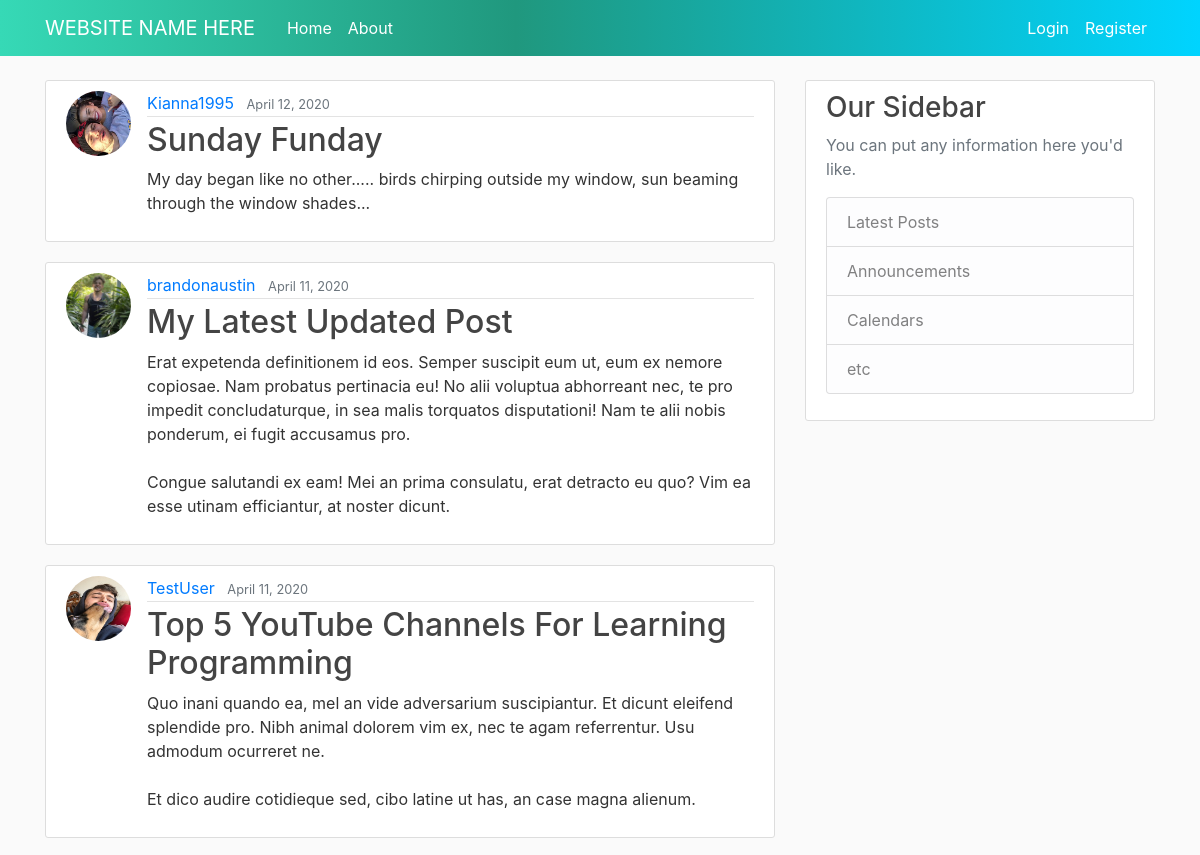
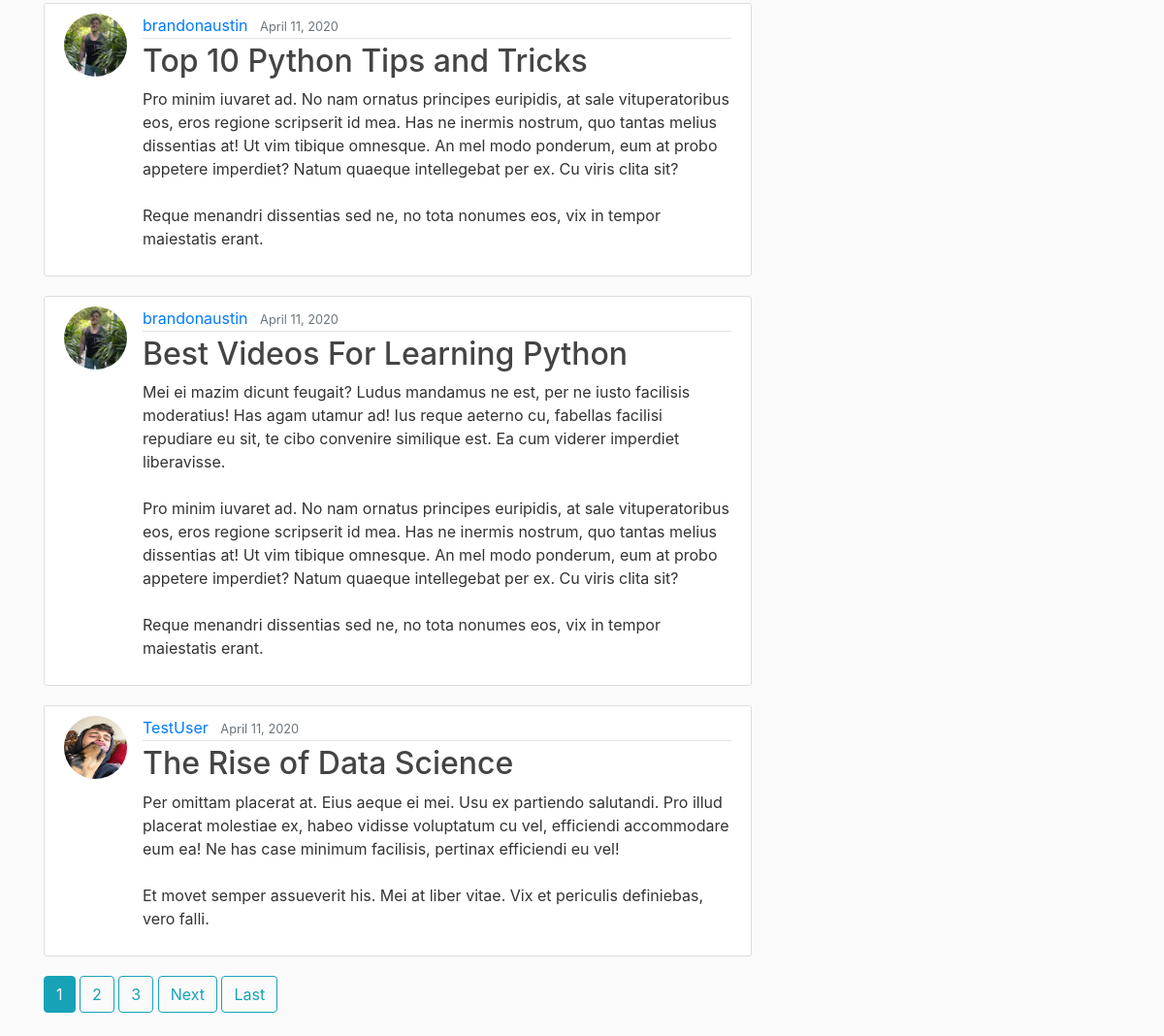
The page / on the database its author committed (2 pictures, top to bottom).
### blog/models.py (models this page shows, shortened)
class Post(models.Model):
    title = models.CharField(max_length=100)
    content = models.TextField()
    date_posted = models.DateTimeField(default=timezone.now)
    author = models.ForeignKey(User, on_delete=models.CASCADE)

### users/models.py (models this page shows, shortened)
class Profile(models.Model):
    user = models.OneToOneField(User, on_delete=models.CASCADE)
    image = models.ImageField(default="default.jpg", upload_to="profile_pics")

### blog/views.py (the view)
# urls.py: path("", PostListView.as_view(), name="blog-home"),
class PostListView(ListView):
    model = Post
    template_name = "blog/home.html"
    context_object_name = "posts"
    ordering = ["-date_posted"]
    paginate_by = 6

### blog/templates/blog/home.html (shortened to what this page needs)
{% extends "blog/base.html" %}
{% block content %}
{% for post in posts %}
<article class="media content-section">
    <img class="rounded-circle article-img" src="{{ post.author.profile.image.url }}">
    <div class="media-body">
        <div class="article-metadata">
            <a class="mr-2" href="{% url 'user-posts' post.author.username %}">{{ post.author }}</a>
            <small class="text-muted">{{ post.date_posted|date:"F d, Y" }}</small>
        </div>
        <h2><a class="article-title" href="{% url 'post-detail' post.id %}">{{ post.title }}</a></h2>
        <p class="article-content">{{ post.content }}</p>
    </div>
</article>
{% endfor %}
{% if is_paginated %}
{% for num in page_obj.paginator.page_range %}
{% if page_obj.number == num %}
<a class="btn btn-info mb-4" href="?page={{ num }}">{{ num }}</a>
{% elif num > page_obj.number|add:'-3' and num < page_obj.number|add:'3' %}
<a class="btn btn-outline-info mb-4" href="?page={{ num }}">{{ num }}</a>
{% endif %}
{% endfor %}
{% if page_obj.has_next %}
<a class="btn btn-outline-info mb-4" href="?page={{ page_obj.next_page_number }}">Next</a>
<a class="btn btn-outline-info mb-4" href="?page={{ page_obj.paginator.num_pages }}">Last</a>
{% endif %}
{% endif %}
{% endblock content %}

### blog/templates/blog/base.html (shortened to what this page needs)
{% load static %}
<!DOCTYPE html>
<html lang="en">
<head>
    <link rel="stylesheet" href="https://maxcdn.bootstrapcdn.com/bootstrap/4.0.0/css/bootstrap.min.css"
>
    <link rel="stylesheet" type="text/css" href="{% static 'blog/main.css' %}">
</head>
<body>
    <header class="site-header">
        <nav class="navbar navbar-expand-md navbar-dark bg-steel fixed-top">
            <div class="container">
                <a class="navbar-brand mr-4" href="{% url 'blog-home' %}">WEBSITE NAME HERE</a>
                <div class="collapse navbar-collapse" id="navbarToggle">
                    <div class="navbar-nav mr-auto">
                        <a class="nav-item nav-link" href="{% url 'blog-home' %}">Home</a>
                        <a class="nav-item nav-link" href="{% url 'blog-about' %}">About</a>
                    </div>
                    <div class="navbar-nav">
                        {% if user.is_authenticated %}
                        <a class="nav-item nav-link" href="{% url 'post-create' %}">New Post</a>
                        <a class="nav-item nav-link" href="{% url 'edit-profile' %}">Edit Profile</a>
                        <a class="nav-item nav-link" href="{% url 'logout' %}">Logout</a>
                        {% else %}
                        <a class="nav-item nav-link" href="{% url 'login' %}">Login</a>
                        <a class="nav-item nav-link" href="{% url 'register' %}">Register</a>
                        {% endif %}
                    </div>
                </div>
            </div>
        </nav>
    </header>
    <main role="main" class="container">
        <div class="row">
            <div class="col-md-8">
                {% block content %}{% endblock %}
            </div>
            <div class="col-md-4">
                <div class="content-section">
                    <h3>Our Sidebar</h3>
                    <p class='text-muted'>You can put any information here you'd like.
                        <ul class="list-group">
                            <li class="list-group-item list-group-item-light">Latest Posts</li>
                            <li class="list-group-item list-group-item-light">Announcements</li>
                            <li class="list-group-item list-group-item-light">Calendars</li>
                            <li class="list-group-item list-group-item-light">etc</li>
                        </ul>
                    </p>
                </div>
            </div>
        </div>
    </main>
</body>
</html>

### blog/static/blog/main.css (style rules this page uses)
body { background: #fafafa; color: #333333; margin-top: 5rem; }
h1, h2, h3, h4, h5, h6 { color: #444444; }
ul { margin: 0; }
.bg-steel { background: rgb(54, 217, 182); background: linear-gradient(90deg, rgba(54, 217, 182, 1) 0%, rgba(32, 152, 126, 1) 43%, rgba(0, 212, 255, 1) 100%);; }
.site-header .navbar-nav .nav-link { color: #ffffff; }
.content-section { background: #ffffff; padding: 10px 20px; border: 1px solid #dddddd; border-radius: 3px; margin-bottom: 20px; }
.article-title { color: #444444; }
.article-content { white-space: pre-line; }
.article-img { height: 65px; width: 65px; margin-right: 16px; }
.article-metadata { padding-bottom: 1px; margin-bottom: 4px; border-bottom: 1px solid #e3e3e3 }

### rows shown on the page
Post: author.profile.image (picture), author "Kianna1995", date_posted "April 12, 2020", title "Sunday Funday", content "My day began like no other..... birds chirping outside my window, sun beaming through the window shades..."
Post: author.profile.image (picture), author "brandonaustin", date_posted "April 11, 2020", title "My Latest Updated Post", content "Erat expetenda definitionem id eos. Semper suscipit eum ut, eum ex nemore copiosae. Nam probatus pertinacia eu! No alii voluptua abhorreant nec, te pro impedit concludaturque, in sea malis torquatos disputationi! Nam te alii nobis ponderum, ei fugit accusamus pro. Congue salutandi ex eam! Mei an prima consulatu, erat detracto eu quo? Vim ea esse utinam efficiantur, at noster dicunt."
Post: author.profile.image (placeholder picture), author "TestUser", date_posted "April 11, 2020", title "Top 5 YouTube Channels For Learning Programming", content "Quo inani quando ea, mel an vide adversarium suscipiantur. Et dicunt eleifend splendide pro. Nibh animal dolorem vim ex, nec te agam referrentur. Usu admodum ocurreret ne. Et dico audire cotidieque sed, cibo latine ut has, an case magna alienum."
Post: author.profile.image (picture), author "brandonaustin", date_posted "April 11, 2020", title "Top 10 Python Tips and Tricks", content "Pro minim iuvaret ad. No nam ornatus principes euripidis, at sale vituperatoribus eos, eros regione scripserit id mea. Has ne inermis nostrum, quo tantas melius dissentias at! Ut vim tibique omnesque. An mel modo ponderum, eum at probo appetere imperdiet? Natum quaeque intellegebat per ex. Cu viris clita sit? Reque menandri dissentias sed ne, no tota nonumes eos, vix in tempor maiestatis erant."
Post: author.profile.image (picture), author "brandonaustin", date_posted "April 11, 2020", title "Best Videos For Learning Python", content "Mei ei mazim dicunt feugait? Ludus mandamus ne est, per ne iusto facilisis moderatius! Has agam utamur ad! Ius reque aeterno cu, fabellas facilisi repudiare eu sit, te cibo convenire similique est. Ea cum viderer imperdiet liberavisse. Pro minim iuvaret ad. No nam ornatus principes euripidis, at sale vituperatoribus eos, eros regione scripserit id mea. Has ne inermis nostrum, quo tantas melius dissentias at! Ut vim tibique omnesque. An mel modo ponderum, eum at probo appetere imperdiet? Natum quaeque intellegebat per ex. Cu viris clita sit? Reque menandri dissentias sed ne, no tota nonumes eos, vix in tempor maiestatis erant."
Post: author.profile.image (placeholder picture), author "TestUser", date_posted "April 11, 2020", title "The Rise of Data Science", content "Per omittam placerat at. Eius aeque ei mei. Usu ex partiendo salutandi. Pro illud placerat molestiae ex, habeo vidisse voluptatum cu vel, efficiendi accommodare eum ea! Ne has case minimum facilisis, pertinax efficiendi eu vel! Et movet semper assueverit his. Mei at liber vitae. Vix et periculis definiebas, vero falli."

### other values the page prints
{{ num }} "1"
{{ num }} "2" "3"
